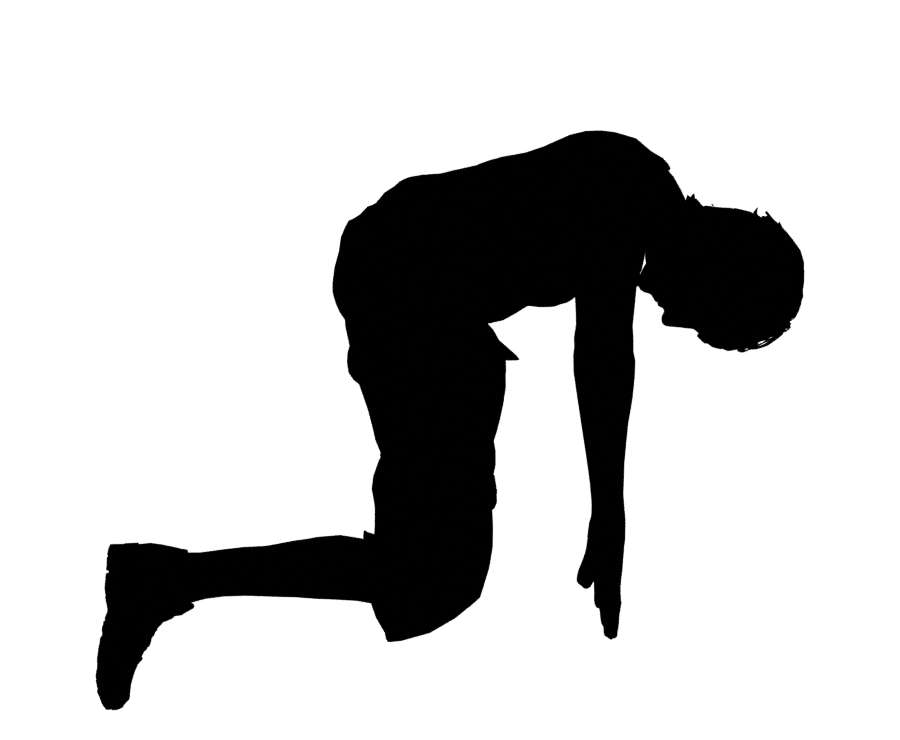
#> input picture 03-motor/tetris-pvp/varlik-03/poz/cat-back.png, 900 x 740 px; its folder holds only this picture in this run
$ python poz-sec-06.py
#> lines starting #> are read from the running program, lines starting #| are printed output that depends on the picture; after the words box and inside, x2 and y2 are one past the last pixel; in counts of white or black regions, pixels touching at a corner belong together
"""TETRIS MODE 6. video (REF-057, 2 oyuncu) - 44 pozu OLCUMLE secer: aday maskeleri (varlik-06-aday/poz, Actions) eski 5 videonun
maskelerine ve secilenlere aynali IoU ile karsilastirilir.

    python poz-sec-06.py [--esik-eski 0.78] [--esik-ic 0.75]

Tur basina duvar REF-057'den: 7 / 7 / 8 -> 14 / 14 / 16 poz. Once elle tasarlananlar (el=True), sonra havuz; her grupta
eski-benzerligi en dusukten baslayarak. Duvar w: p1 = turun w. pozu, p2 = w+n. pozu (benzer aileler ayni duvarda yan yana
gelmez). Cikti pozlar-06.json, duvar-listesi-06.json, varlik-06/poz/ (motor buradan okur), varlik-06/iou-secim.txt.
"""
import argparse, glob, json, os, shutil
import numpy as np
from PIL import Image

ap = argparse.ArgumentParser()
ap.add_argument("--esik-eski", type=float, default=0.78)
ap.add_argument("--esik-ic", type=float, default=0.75)

BURA = os.path.dirname(os.path.abspath(__file__))
N = 128
DUVAR_SAYI = {1: 7, 2: 7, 3: 8}
# siluette bas asagi / tam kopru gibi okunan tabanlar (5. video kontak dersi, TALIMATLAR §2 guvenlik)
YASAK = ("Standing Split", "Bridge", "Headstand", "Handstand")
# kontak 1 (20 Eki 2026): siluette havada / dusuyor / tam yer spagati gibi okunanlar
HARIC = {"aurora-gate-reach-up", "aurora-side-kneel-arch", "glacier-flow-133", "aurora-side-plank-star",
         "aurora-wide-straddle-fold-arms-out", "aurora-front-split-prep-hands-floor"}
ap.add_argument("--havuz", action="store_true", help="elle tasarlananlar yetmezse rastgele havuzu da kullan")
A = ap.parse_args()
A_havuz = lambda: A.havuz


def maske(yol):
    a = np.array(Image.open(yol).convert("RGBA"))[:, :, 3] > 40
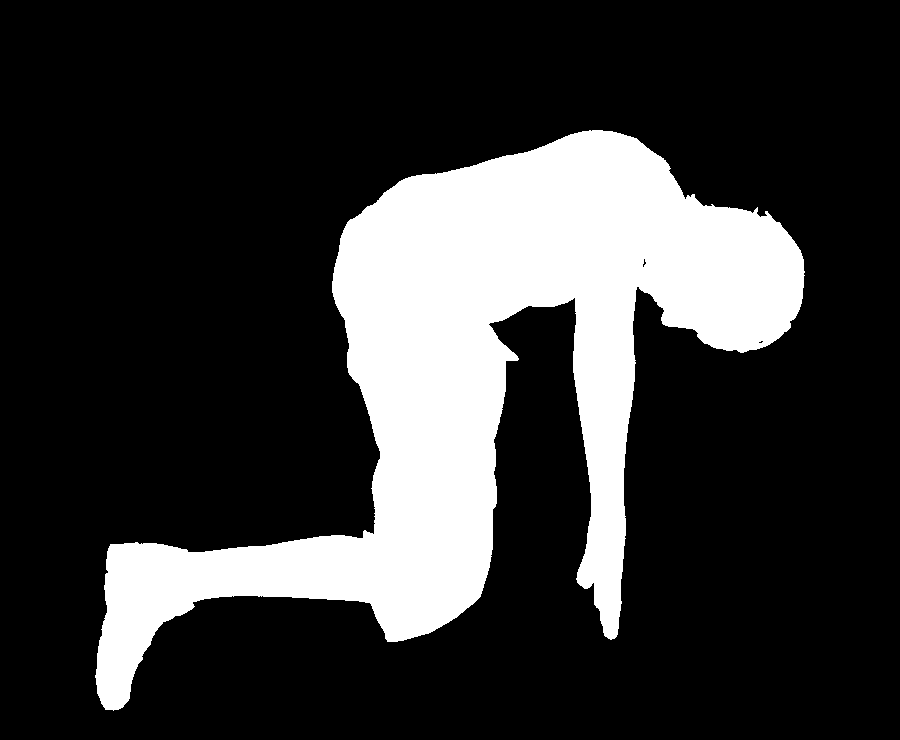
#> a: shape (740, 900) bool; 21.2% white; 1 white region, box (x1, y1, x2, y2) and area: (95, 130, 805, 711) 141067
    ys, xs = np.nonzero(a)
    a = a[ys.min():ys.max() + 1, xs.min():xs.max() + 1]
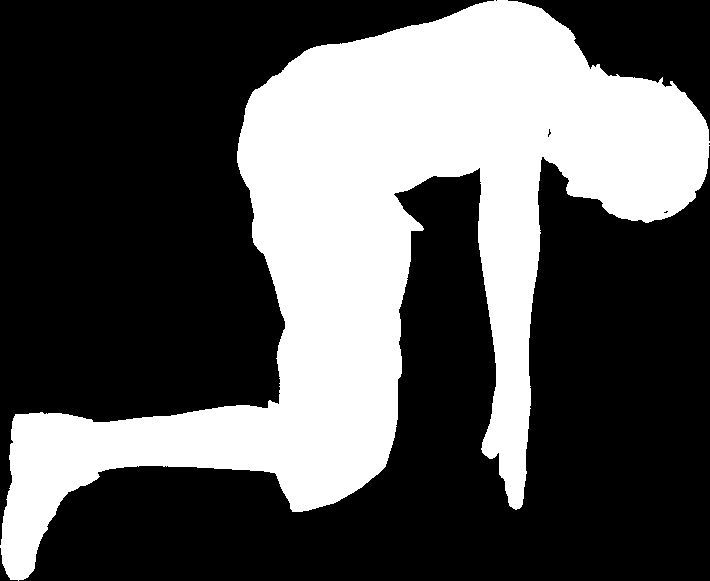
#> a: shape (581, 710) bool; 34.2% white; 1 white region, box (x1, y1, x2, y2) and area: (0, 0, 710, 581) 141067
    h, w = a.shape; s = max(h, w)
#> after `h, w = a.shape`: h = 581; w = 710
#> after `s = max(h, w)`: s = 710
    kare = np.zeros((s, s), bool); kare[s - h:, (s - w) // 2:(s - w) // 2 + w] = a
#> after `kare[s - h:, (s - w) // 2:(s - w) // 2 + w] = a`:
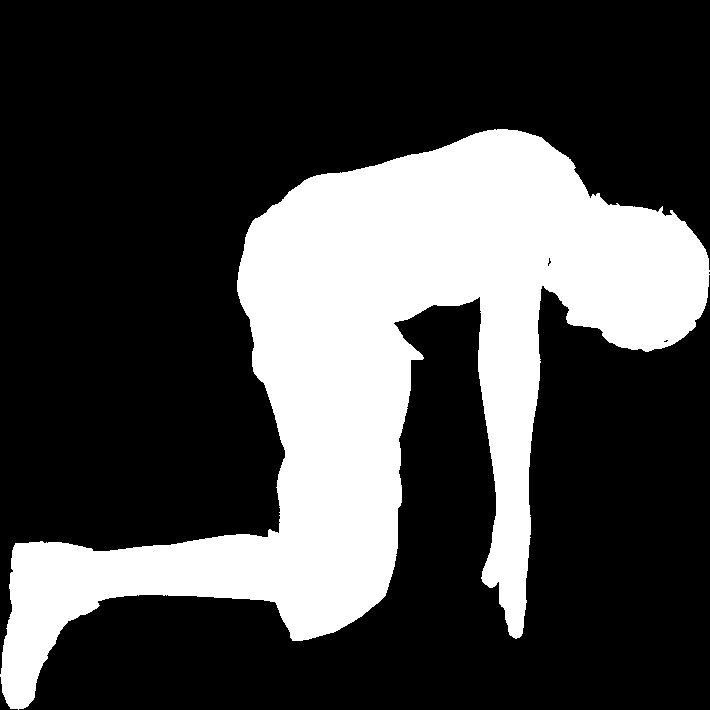
#> kare: shape (710, 710) bool; 28% white; 1 white region, box (x1, y1, x2, y2) and area: (0, 129, 710, 710) 141067
    return np.array(Image.fromarray(kare.astype(np.uint8) * 255).resize((N, N), Image.BILINEAR)) > 127
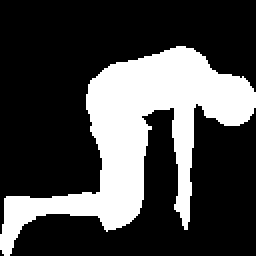
#> returned value: shape (128, 128) bool (shown 2 times larger); 28% white; 1 white region, box (x1, y1, x2, y2) and area: (0, 23, 128, 128) 4586


def iou(a, b):
    return max((a & b).sum() / max(1, (a | b).sum()), (a & b[:, ::-1]).sum() / max(1, (a | b[:, ::-1]).sum()))


eski = {}
for d in ("varlik/poz", "varlik-03/poz", "varlik-04/poz", "varlik-05/poz"):
    for f in glob.glob(os.path.join(BURA, d, "*.png")):
        eski[d + "/" + os.path.basename(f)] = maske(f)
n_eski = sum(len(glob.glob(os.path.join(BURA, d, "*.png"))) for d in ("varlik/poz", "varlik-03/poz", "varlik-04/poz", "varlik-05/poz"))
#> (the run stopped early here; a loop or call above may not have finished)
